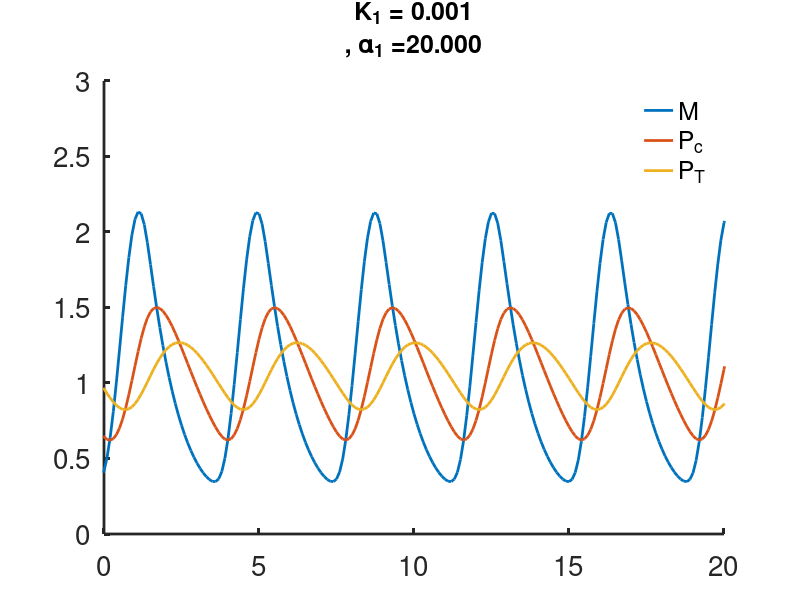

This chart was generated by the following MATLAB code:

%  -------------------------------------------------------------------
%
%   Code to solve the SNF circadian clock model of Kim and Forger.
%
%   For Chapter 10, Section 10.3.1 of
%   Keener and Sneyd, Mathematical Physiology, 3rd Edition, Springer.
%
%   Written by James Keener and James Sneyd.
%
%  -------------------------------------------------------------------

function Kim_forger_SNF

clear all
close all
clc
set(0,                           ...
   'defaultaxesfontsize', 20,   ...
   'defaultaxeslinewidth', 2.0, ...
   'defaultlinelinewidth', 2.0);

global Kd alpha1 alpha2 alpha3 bet1 bet2 bet3  AT
%specify parameter values
 formatSpecF = '%6.3f\n';
alpha1 = 20;
alpha2 = 1;
alpha3 = 1;
bet1 = 1
bet2 = 0;
bet3 = 1;

 Kd=1.e-3;
 AT= 1;

%specify the output points
tspan = [-24:.1:30];

%specify initial data

y0 = [0.5;0.5;0.5];

[T,Y] = ode23(@deRHS,tspan, y0);
figure(1)
plot(T,Y(:,1), T,Y(:,2),T,Y(:,3),'linewidth',2)
 title(strcat('K_1 = ',sprintf(formatSpecF,Kd),', \alpha_1 = ',sprintf(formatSpecF,alpha1)),'fontsize',18)


%xlabel('time (hours)','fontsize',16)
%text(16,3,'PER','fontsize',16)
%text(11,1.5,'mRNA','fontsize',16)
 axis([0 20 0 3])
 legend('boxoff')
 legend('M','P_c','P_T')
set(gca,'linewidth',2)
box off



% figure(2)
% loglog(P,M1,'b--',P,M2,'r--',Y(:,2),Y(:,1),'linewidth',2)
% ylabel('mRNA','fontsize',16)
% xlabel('Per','fontsize',16)
% text(2.5,.1,'dM/dt = 0','fontsize',16)
% text(2,4,'dP/dt = 0','fontsize',16)
% %axis([.001 100 .01 100])
% set(gca,'linewidth',1.5)
% box off

end % of main


%%
function F_prime=deRHS(t,y)
global Kd alpha1 alpha2 alpha3 bet1 bet2 bet3  AT

M = y(1);
Pc = y(2);
P = y(3);


A = (AT-P-Kd+((AT-P-Kd)^2+4*AT*Kd)^0.5)/2;
Mp=alpha1*A-bet1*M;
Pcp=alpha2*M-(bet2+alpha3)*Pc;
Pp=alpha3*Pc-bet3*P;


F_prime = [Mp;Pcp;Pp];
end
